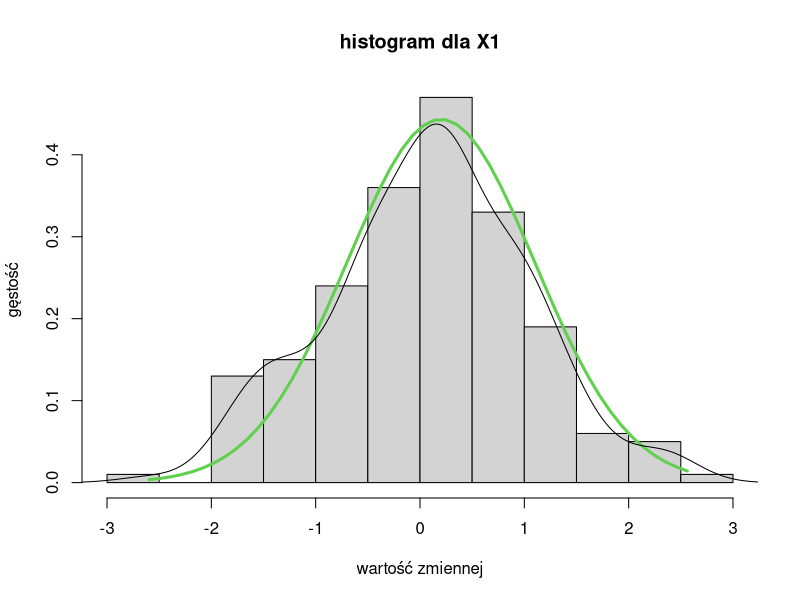
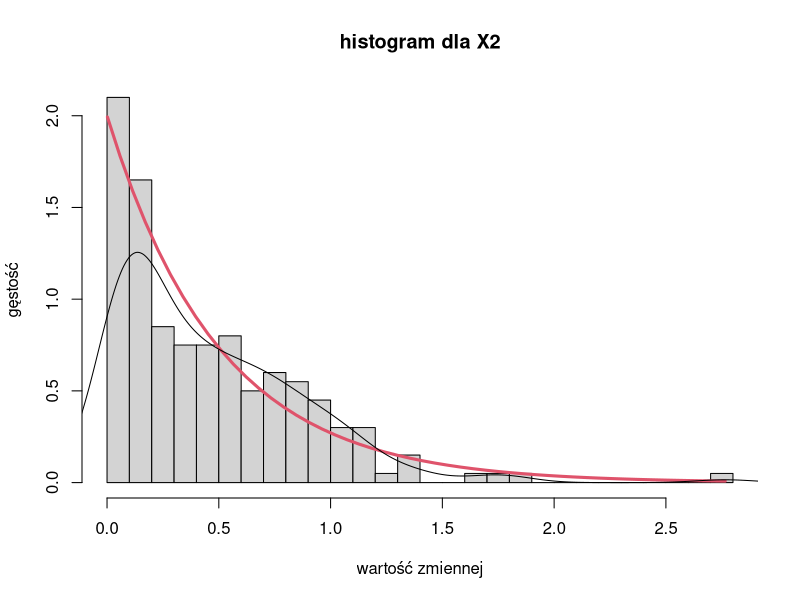
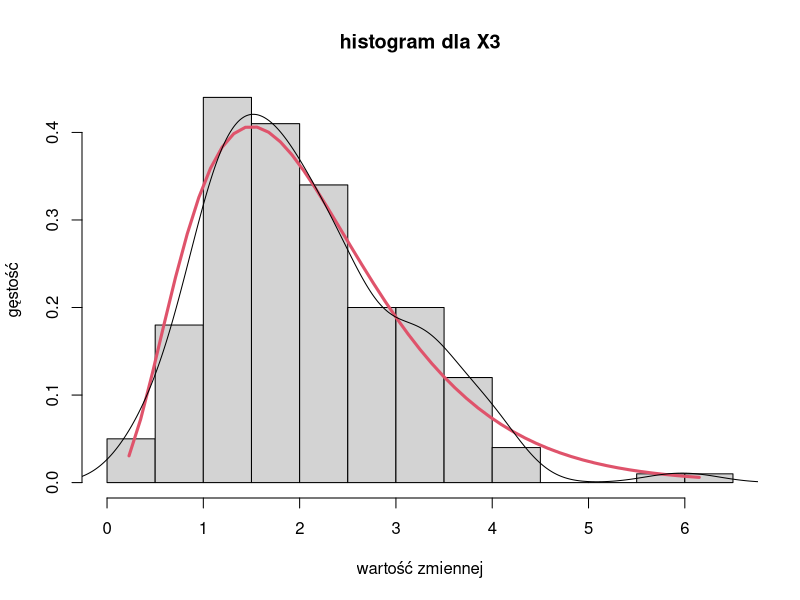
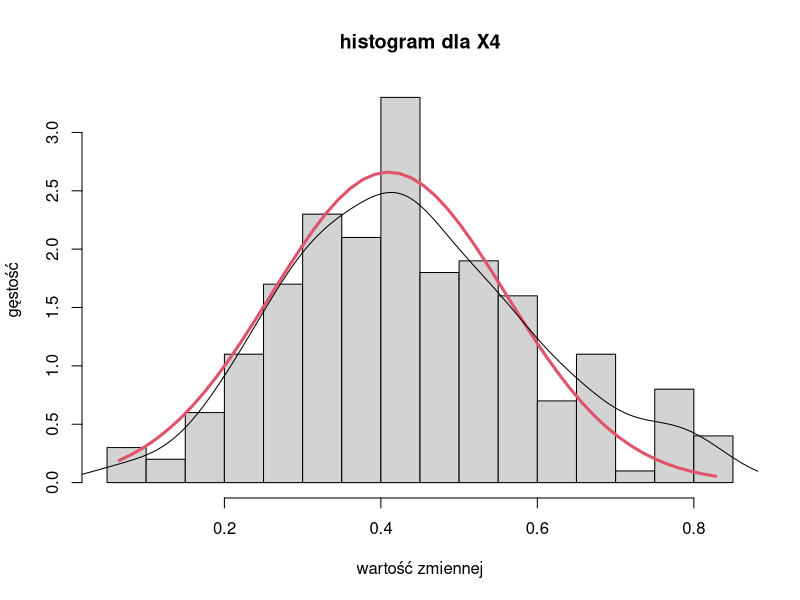
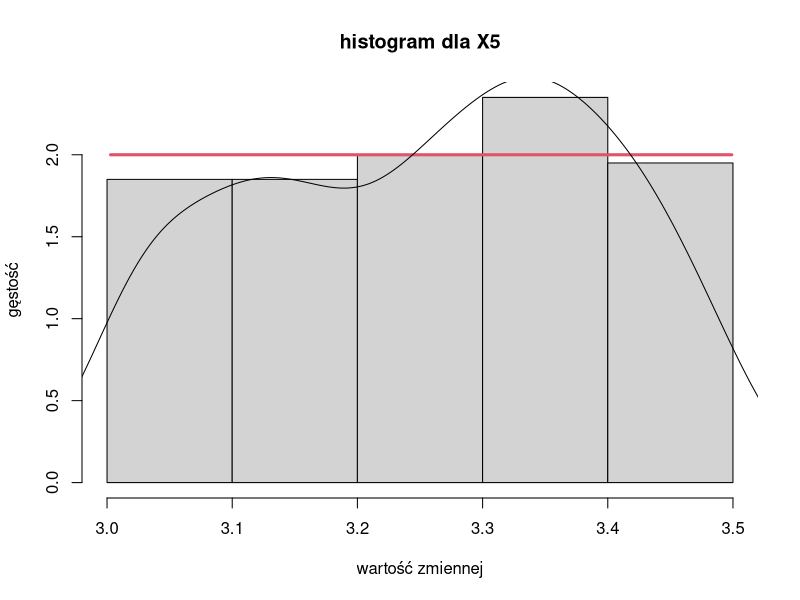
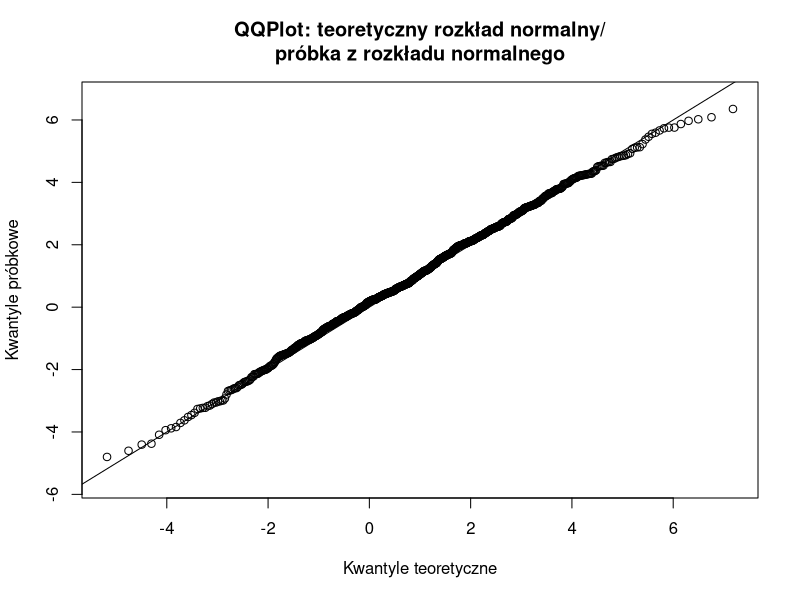
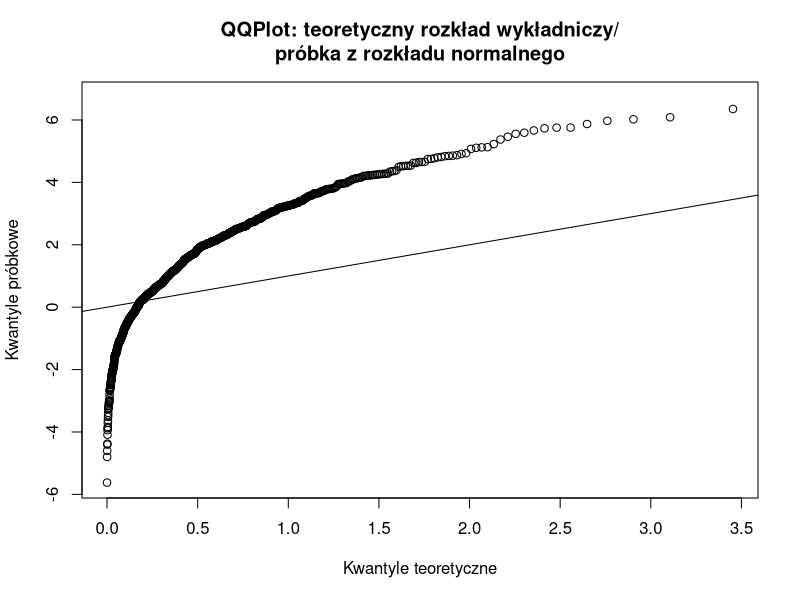
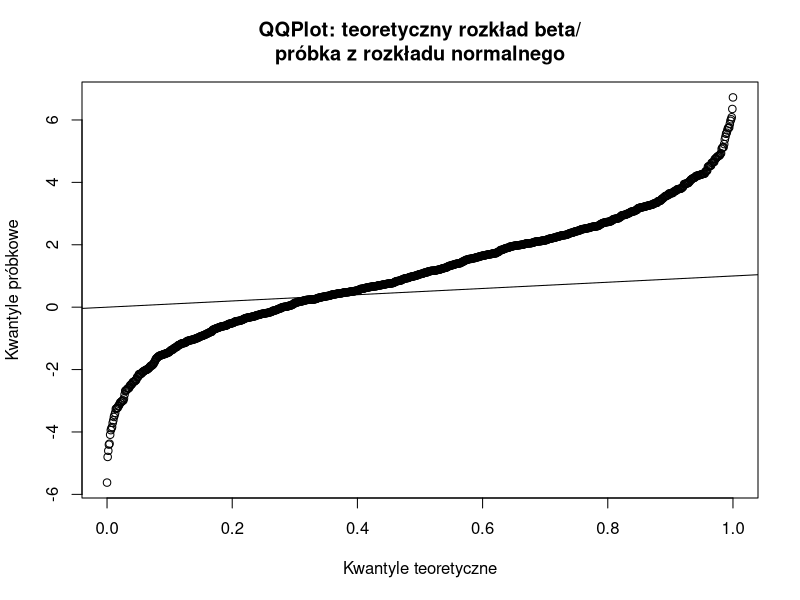

Here is the R script that generated these plots, in order:
var.data <- read.table("lab2.csv", header = TRUE, sep = ",")

# problem 1

jpeg("hist1.jpeg")
no.classes <- ceiling((max(var.data$X1) - min(var.data$X1)) / 2 / IQR(var.data$X1) * length(var.data$X1)^(1/3))
hist(var.data$X1, main = "histogram dla X1", xlab = "wartość zmiennej", ylab = "gęstość", breaks = no.classes, prob = TRUE)
pts <- seq(min(var.data$X1), max(var.data$X1), length = 50)
#distrib1 <- dnorm(pts, mean = 0, sd = 1)
distrib2 <- dnorm(pts, mean = 0.2, sd = 0.9)
#lines(pts, distrib1, col = 2, lwd = 3)
lines(pts, distrib2, col = 3, lwd = 3)
lines(density(var.data$X1))
dev.off()

jpeg("hist2.jpeg")
#no.classes <- ceiling((max(var.data$X2) - min(var.data$X2)) / 2 / IQR(var.data$X2) * length(var.data$X2)^(1/3))
hist(var.data$X2, main = "histogram dla X2", xlab = "wartość zmiennej", ylab = "gęstość", breaks = 25, prob = TRUE)
pts <- seq(min(var.data$X2), max(var.data$X2), length = 50)
distrib1 <- dgamma(pts, shape = 1, scale = 0.5) # exponential
lines(pts, distrib1, col = 2, lwd = 3)
#distrib2 <- dgamma(pts, shape = 1.5, scale = 0.4)
#lines(pts, distrib2, col = 3, lwd = 3)
lines(density(var.data$X2))
dev.off()

jpeg("hist3.jpeg")
no.classes <- ceiling((max(var.data$X3) - min(var.data$X3)) / 2 / IQR(var.data$X3) * length(var.data$X3)^(1/3))
hist(var.data$X3, main = "histogram dla X3", xlab = "wartość zmiennej", ylab = "gęstość", breaks = no.classes, prob = TRUE)
pts <- seq(min(var.data$X3), max(var.data$X3), length = 50)
distrib <- dgamma(pts, shape = 3.5, scale = 0.6)
lines(pts, distrib, col = 2, lwd = 3)
lines(density(var.data$X3))
dev.off()

jpeg("hist4.jpeg")
no.classes <- ceiling((max(var.data$X4) - min(var.data$X4)) / 2 / IQR(var.data$X4) * length(var.data$X4)^(1/3))
hist(var.data$X4, main = "histogram dla X4", xlab = "wartość zmiennej", ylab = "gęstość", breaks = no.classes, prob = TRUE)
pts <- seq(min(var.data$X4), max(var.data$X4), length = 50)
distrib <- dnorm(pts, mean = 0.41, sd = 0.15)
lines(pts, distrib, col = 2, lwd = 3)
lines(density(var.data$X4))
dev.off()

jpeg("hist5.jpeg")
no.classes <- ceiling((max(var.data$X5) - min(var.data$X5)) / 2 / IQR(var.data$X5) * length(var.data$X5)^(1/3))
hist(var.data$X5, main = "histogram dla X5", xlab = "wartość zmiennej", ylab = "gęstość", breaks = no.classes, prob = TRUE)
pts <- seq(min(var.data$X5), max(var.data$X5), length = 50)
distrib <- dunif(pts, min = 3.0, max = 3.5)
lines(pts, distrib, col = 2, lwd = 3)
lines(density(var.data$X5))
dev.off()

# problem 2

sample.size = 1000
normal.sample = rnorm(sample.size, mean = 1, sd = 2)
exp.sample = rexp(sample.size, rate = 2)
beta.sample = rbeta(sample.size, shape1 = 1, shape2 = 1)

q.normal.sample = sort(normal.sample)
q.exp.sample = sort(exp.sample)
q.beta.sample = sort(beta.sample)

quantiles = seq(0, sample.size - 1, by = 1) / (sample.size - 1)
q.normal = qnorm(quantiles, mean = 1, sd = 2)
q.exp = qexp(quantiles, rate = 2)
q.beta = qbeta(quantiles, shape1 = 1, shape2 = 1)

jpeg("qq-normal-normal.jpeg")
qqplot(q.normal, normal.sample, main = "QQPlot: teoretyczny rozkład normalny/\npróbka z rozkładu normalnego", xlab = "Kwantyle teoretyczne", ylab = "Kwantyle próbkowe")
abline(0, 1)
dev.off()

jpeg("qq-exp-normal.jpeg")
qqplot(q.exp, normal.sample, main = "QQPlot: teoretyczny rozkład wykładniczy/\npróbka z rozkładu normalnego", xlab = "Kwantyle teoretyczne", ylab = "Kwantyle próbkowe")
abline(0, 1)
dev.off()

jpeg("qq-beta-normal.jpeg")
qqplot(q.beta, normal.sample, main = "QQPlot: teoretyczny rozkład beta/\npróbka z rozkładu normalnego", xlab = "Kwantyle teoretyczne", ylab = "Kwantyle próbkowe")
abline(0, 1)
dev.off()

jpeg("qq-normal-exp.jpeg")
qqplot(q.normal, exp.sample, main = "QQPlot: teoretyczny rozkład normalny/\npróbka z rozkładu wykładniczego", xlab = "Kwantyle teoretyczne", ylab = "Kwantyle próbkowe")
abline(0, 1)
dev.off()

jpeg("qq-exp-exp.jpeg")
qqplot(q.exp, exp.sample, main = "QQPlot: teoretyczny rozkład wykładniczego/\npróbka z rozkładu wykładniczego", xlab = "Kwantyle teoretyczne", ylab = "Kwantyle próbkowe")
abline(0, 1)
dev.off()

jpeg("qq-beta-exp.jpeg")
qqplot(q.beta, exp.sample, main = "QQPlot: teoretyczny rozkład beta/\npróbka z rozkładu wykładniczego", xlab = "Kwantyle teoretyczne", ylab = "Kwantyle próbkowe")
abline(0, 1)
dev.off()

jpeg("qq-normal-beta.jpeg")
qqplot(q.normal, beta.sample, main = "QQPlot: teoretyczny rozkład normalny/\npróbka z rozkładu beta", xlab = "Kwantyle teoretyczne", ylab = "Kwantyle próbkowe")
abline(0, 1)
dev.off()

jpeg("qq-exp-beta.jpeg")
qqplot(q.exp, beta.sample, main = "QQPlot: teoretyczny rozkład wykładniczy/\npróbka z rozkładu beta", xlab = "Kwantyle teoretyczne", ylab = "Kwantyle próbkowe")
abline(0, 1)
dev.off()

jpeg("qq-beta-beta.jpeg")
qqplot(q.beta, beta.sample, main = "QQPlot: teoretyczny rozkład beta/\npróbka z rozkładu beta", xlab = "Kwantyle teoretyczne", ylab = "Kwantyle próbkowe")
abline(0, 1)
dev.off()

# problem 3

sample.size <- 200
sample.1 <- rnorm(sample.size, mean = 0, sd = 1)
sample.2 <- rnorm(sample.size, mean = 0, sd = 2)
sample.3 <- rnorm(sample.size, mean = 1, sd = 1)
sample.4 <- rnorm(sample.size, mean = 1, sd = 3)

samples <- data.frame(sample.1, sample.2, sample.3, sample.4)

jpeg("norm-box.jpeg")
boxplot(samples, main = "Boxplot dla próbek z rozkładów normalnych")
dev.off()

summary(sample.1)

help(grid)
